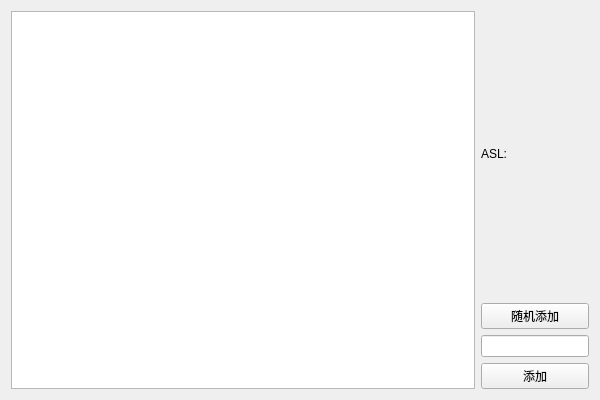
<?xml version="1.0" encoding="UTF-8"?>
<ui version="4.0">
 <class>MainWidgetClass</class>
 <widget class="QWidget" name="MainWidgetClass">
  <property name="geometry">
   <rect>
    <x>0</x>
    <y>0</y>
    <width>600</width>
    <height>400</height>
   </rect>
  </property>
  <property name="windowTitle">
   <string>MainWidget</string>
  </property>
  <layout class="QHBoxLayout" name="horizontalLayout_2" stretch="1,0">
   <item>
    <widget class="HashTableVisualizer" name="graphicsView"/>
   </item>
   <item>
    <layout class="QVBoxLayout" name="verticalLayout">
     <item>
      <layout class="QHBoxLayout" name="horizontalLayout">
       <item>
        <widget class="QLabel" name="label">
         <property name="text">
          <string>ASL:</string>
         </property>
        </widget>
       </item>
       <item>
        <widget class="QLabel" name="labelASL">
         <property name="text">
          <string/>
         </property>
        </widget>
       </item>
      </layout>
     </item>
     <item>
      <widget class="QPushButton" name="pushButton_2">
       <property name="text">
        <string>随机添加</string>
       </property>
      </widget>
     </item>
     <item>
      <widget class="QLineEdit" name="lineEdit"/>
     </item>
     <item>
      <widget class="QPushButton" name="pushButton">
       <property name="text">
        <string>添加</string>
       </property>
      </widget>
     </item>
    </layout>
   </item>
  </layout>
 </widget>
 <layoutdefault spacing="6" margin="11"/>
 <customwidgets>
  <customwidget>
   <class>HashTableVisualizer</class>
   <extends>QGraphicsView</extends>
   <header>VisiableView.h</header>
  </customwidget>
 </customwidgets>
 <resources/>
 <connections/>
</ui>
